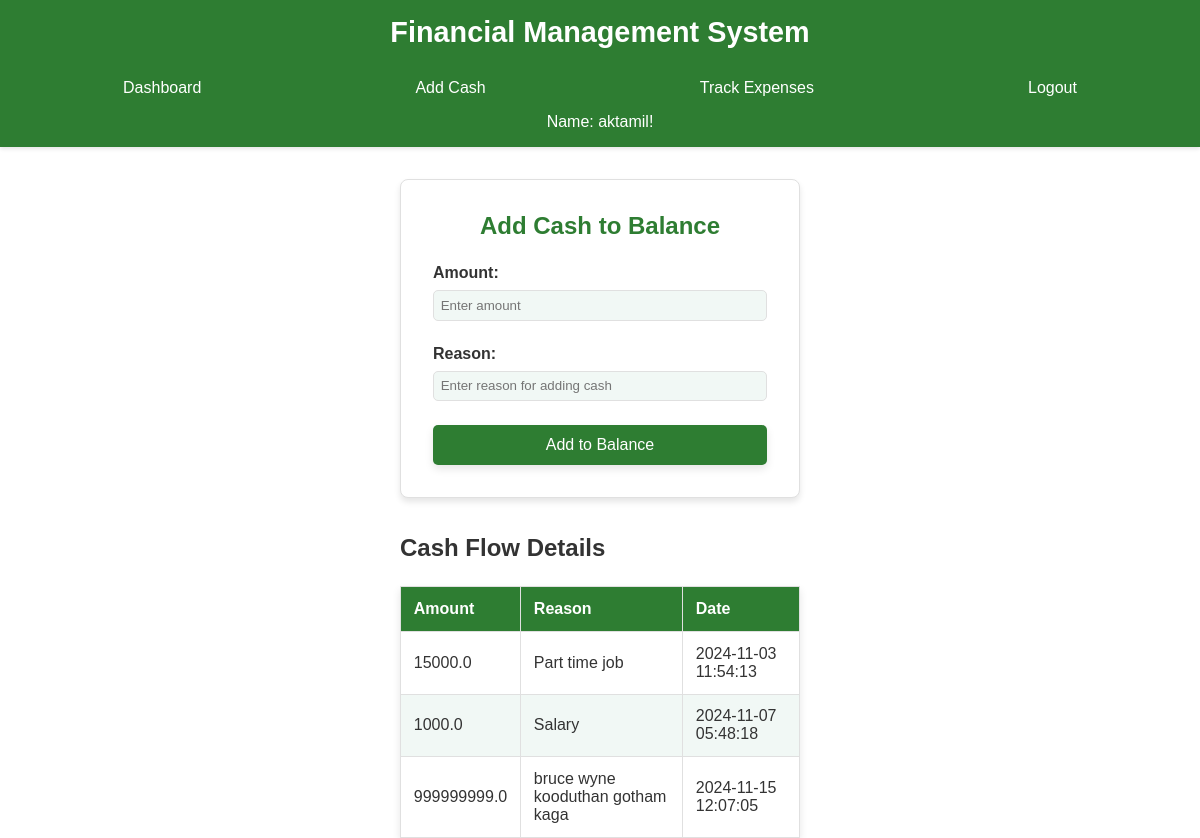
/addcash (signed in), run on the app's committed database.
### app.py (models this page shows)
class Users(UserMixin, db.Model):
    id = db.Column(db.Integer, primary_key=True)
    username = db.Column(db.String(250), unique=True, nullable=False)
    password = db.Column(db.String(250), nullable=False)

class Cash(db.Model):
    id = db.Column(db.Integer, primary_key=True)
    amount = db.Column(db.Float, nullable=False)
    reason = db.Column(db.String(250))
    date = db.Column(db.DateTime, default=datetime.now(timezone.utc))  # Automatically set date on creation
    user_id = db.Column(db.Integer, db.ForeignKey('users.id'), nullable=False)
    user = db.relationship('Users', backref=db.backref('cash_entries', lazy=True))

### app.py (the view, shortened to what this page needs)
@app.route('/addcash', methods=['GET', 'POST'])
@login_required
def add_cash():
    cash_entries = Cash.query.filter_by(user_id=current_user.id).all()
    return render_template('addcash.html', cash_entries=cash_entries, username=current_user.username)

### app.py (called while the page is built)
@login_manager.user_loader
def load_user(user_id):
    return db.session.get(Users, int(user_id))

### templates/addcash.html (shortened to what this page needs)
<!DOCTYPE html>
<html lang="en">
<head>
    <link rel="stylesheet" href="{{ url_for('static', filename='addcash.css') }}">
</head>
<body>
    <header>
        <h1>Financial Management System</h1>
            <nav class="navbar">
                <ul>
                    <li><a href="{{ url_for('dashboard') }}">Dashboard</a></li>
                    <li><a href="{{ url_for('add_cash') }}" class="{% if request.endpoint == 'add_cash' %}active{% endif %}">Add Cash</a></li>
                    <li><a href="{{ url_for('track_expenses') }}" class="{% if request.endpoint == 'track_expenses' %}active{% endif %}">Track Expenses</a></li>
                    <li><a href="{{ url_for('logout') }}">Logout</a></li>
                </ul>
            </nav>
        <p> Name: {{ username }}!</p>
    </header>
    <main>
        <form action="{{ url_for('add_cash') }}" method="post">
            <section class="add-cash-form">
                <h2>Add Cash to Balance</h2>
                <div class="form-group">
                    <label for="cash-amount">Amount:</label>
                    <input type="number" id="cash-amount" placeholder="Enter amount" name="amount" required>
                </div>
                <div class="form-group">
                    <label for="cash-reason">Reason:</label>
                    <input type="text" id="cash-reason" placeholder="Enter reason for adding cash" name="reason" required>
                </div>
                <button type="submit">Add to Balance</button>
            </section>
        </form>
        <br>
        <br>
        <h2>Cash Flow Details</h2>
        <table class="cash-flow-table">
            <thead>
                <tr>
                    <th>Amount</th>
                    <th>Reason</th>
                    <th>Date</th>
                </tr>
            </thead>
            <tbody>
                {% for entry in cash_entries %}
                <tr>
                    <td>{{ entry.amount }}</td>
                    <td>{{ entry.reason }}</td>
                    <td>{{ entry.date.strftime('%Y-%m-%d %H:%M:%S') }}</td>
                </tr>
                {% endfor %}
            </tbody>
        </table>
    </main>
</body>
</html>

### static/addcash.css (style rules this page uses)
* { margin: 0; padding: 0; box-sizing: border-box; font-family: Arial, sans-serif; }
body { display: flex; flex-direction: column; align-items: center; background-color: #ffffff; color: #333; }
header { display: flex; flex-direction: column; align-items: center; width: 100%; background-color: #2e7d32; color: #ffffff; padding: 1em; box-shadow: 0px 2px 4px rgba(0, 0, 0, 0.1); }
header h1 { margin-bottom: 0.5em; font-size: 1.8em; }
.navbar { width: 100%; background-color: #2e7d32; }
nav ul { display: flex; justify-content: space-around; list-style-type: none; padding: 0.5em 0; margin: 0; }
nav ul li { flex-grow: 1; text-align: center; }
nav ul li a { display: inline-block; width: 100%; color: #ffffff; text-decoration: none; padding: 0.5em 0; border-radius: 5px; transition: background-color 0.2s; text-align: center; }
main { width: 90%; max-width: 400px; margin-top: 2em; }
.add-cash-form { background: #ffffff; padding: 2em; border-radius: 8px; border: 1px solid #e0e0e0; box-shadow: 0 4px 6px rgba(0, 0, 0, 0.1); }
.add-cash-form h2 { margin-bottom: 1em; color: #2e7d32; text-align: center; }
.form-group { display: flex; flex-direction: column; margin-bottom: 1.5em; }
.form-group label { font-weight: bold; color: #333; margin-bottom: 0.5em; }
.form-group input { padding: 0.5em; border: 1px solid #e0e0e0; border-radius: 5px; background-color: #f1f8f5; color: #333; }
button { width: 100%; padding: 0.7em; background-color: #2e7d32; color: #ffffff; border: none; border-radius: 5px; cursor: pointer; font-size: 1em; box-shadow: 0px 4px 8px rgba(0, 0, 0, 0.1); }
.cash-flow-table { width: 100%; border-collapse: collapse; margin-top: 1.5em; box-shadow: 0px 4px 8px rgba(0, 0, 0, 0.1); }
.cash-flow-table th, .cash-flow-table td { padding: 0.8em; border: 1px solid #e0e0e0; text-align: left; }
.cash-flow-table th { background-color: #2e7d32; color: #ffffff; }
.cash-flow-table tr:nth-child(even) { background-color: #f1f8f5; }

### data on the page
Users: username "aktamil"
Cash: amount "15000.0", reason "Part time job", date "2024-11-03 11:54:13"
Cash: amount "1000.0", reason "Salary", date "2024-11-07 05:48:18"
Cash: amount "999999999.0", reason "bruce wyne kooduthan gotham kaga", date "2024-11-15 12:07:05"
